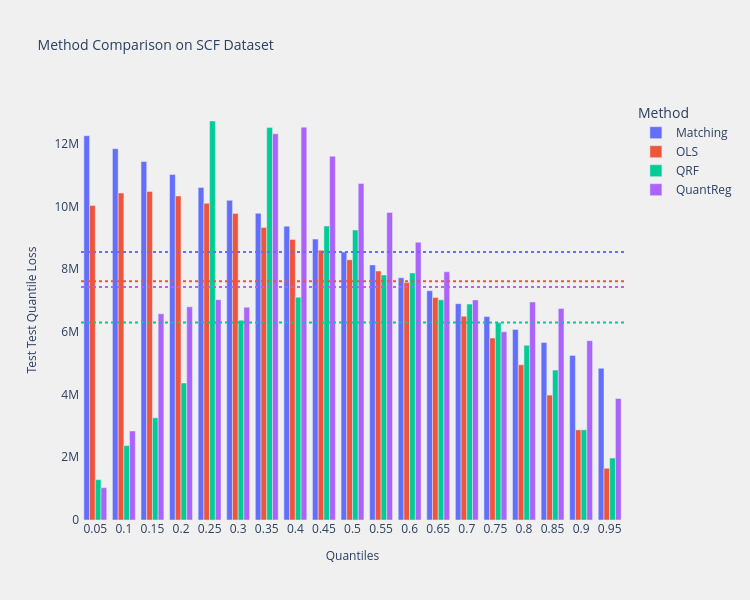

Here is the notebook cell this chart was saved with:
### Code cell
# On the SCF Dataset

from typing import List, Type, Optional, Union

import io
import logging
import pandas as pd
from pydantic import validate_call
import requests
import zipfile

from microimpute.comparisons import *
from microimpute.config import RANDOM_STATE, VALIDATE_CONFIG, VALID_YEARS
from microimpute.models import *
from microimpute.utils.data import preprocess_data

import warnings

warnings.filterwarnings("ignore")

logger = logging.getLogger(__name__)

# 1. Prepare data
@validate_call(config=VALIDATE_CONFIG)
def load_scf(
    years: Optional[Union[int, List[int]]] = None,
    columns: Optional[List[str]] = None,
) -> pd.DataFrame:
    """Load Survey of Consumer Finances data for specified years and columns.

    Args:
        years: Year or list of years to load data for.
        columns: List of column names to load.

    Returns:
        DataFrame containing the requested data.

    Raises:
        ValueError: If no Stata files are found in the downloaded zip
            or invalid parameters
        RuntimeError: If there's a network error or a problem processing
            the downloaded data
    """
    def scf_url(year: int) -> str:
        """Return the URL of the SCF summary microdata zip file for a year."""

        if year not in VALID_YEARS:
            logger.error(
                f"Invalid SCF year: {year}. Valid years are {VALID_YEARS}"
            )
            raise

        url = f"https://www.federalreserve.gov/econres/files/scfp{year}s.zip"
        return url

    logger.info(f"Loading SCF data with years={years}")

    try:
        # Identify years for download
        if years is None:
            years = VALID_YEARS
            logger.warning(f"Using default years: {years}")

        if isinstance(years, int):
            years = [years]

        all_data: List[pd.DataFrame] = []

        for year in years:
            logger.info(f"Processing data for year {year}")
            try:
                # Download zip file
                logger.debug(f"Downloading SCF data for year {year}")
                url = scf_url(year)
                try:
                    response = requests.get(url, timeout=60)
                    response.raise_for_status()  # Raise an error for bad responses
                except requests.exceptions.RequestException as e:
                    logger.error(
                        f"Network error downloading SCF data for year {year}: {str(e)}"
                    )
                    raise

                # Process zip file
                z = zipfile.ZipFile(io.BytesIO(response.content))
                # Find the .dta file in the zip
                dta_files: List[str] = [
                    f for f in z.namelist() if f.endswith(".dta")
                ]
                if not dta_files:
                    logger.error(
                        f"No Stata files found in zip for year {year}"
                    )
                    raise

                # Read the Stata file
                try:
                    logger.debug(f"Reading Stata file: {dta_files[0]}")
                    with z.open(dta_files[0]) as f:
                        df = pd.read_stata(
                            io.BytesIO(f.read()), columns=columns
                        )
                        logger.debug(
                            f"Read DataFrame with shape {df.shape}"
                        )
                except Exception as e:
                    logger.error(
                        f"Error reading Stata file for year {year}: {str(e)}"
                    )
                    raise

                # Add year column
                df["year"] = year
                logger.info(
                    f"Successfully processed data for year {year}, shape: {df.shape}"
                )
                all_data.append(df)

            except Exception as e:
                logger.error(f"Error processing year {year}: {str(e)}")
                raise

        # Combine all years
        logger.debug(f"Combining data from {len(all_data)} years")
        if len(all_data) > 1:
            result = pd.concat(all_data)
            logger.info(
                f"Combined data from {len(years)} years, final shape: {result.shape}"
            )
            return result
        else:
            logger.info(
                f"Returning data for single year, shape: {all_data[0].shape}"
            )
            return all_data[0]

    except Exception as e:
        logger.error(f"Error in _load: {str(e)}")
        raise

scf_data = load_scf(2022)
PREDICTORS: List[str] = [
        "hhsex",  # sex of head of household
        "age",  # age of respondent
        "married",  # marital status of respondent
        # "kids",  # number of children in household
        "race",  # race of respondent
        "income",  # total annual income of household
        "wageinc",  # income from wages and salaries
        "bussefarminc",  # income from business, self-employment or farm
        "intdivinc",  # income from interest and dividends
        "ssretinc",  # income from social security and retirement accounts
        "lf",  # labor force status
    ]
IMPUTED_VARIABLES: List[str] = ["networth"]

X_train, X_test = preprocess_data(
    data=scf_data, full_data=False, normalize=False,
)

# Shrink down the data by sampling
X_train = X_train.sample(frac=0.01, random_state=RANDOM_STATE)
X_test = X_test.sample(frac=0.01, random_state=RANDOM_STATE)

Y_test: pd.DataFrame = X_test[IMPUTED_VARIABLES]

# 2. Run imputation methods
model_classes: List[Type[Imputer]] = [QRF, OLS, QuantReg, Matching]
method_imputations = get_imputations(
    model_classes, X_train, X_test, PREDICTORS, IMPUTED_VARIABLES
)

# 3. Compare imputation methods
loss_comparison_df = compare_quantile_loss(
    Y_test, method_imputations, IMPUTED_VARIABLES
)

# 4. Plot results
comparison_viz = method_comparison_results(
    data=loss_comparison_df,
    metric_name="Test Quantile Loss",
    data_format="long",
)
fig = comparison_viz.plot(
    title="Method Comparison on SCF Dataset",
    show_mean=True,
)
fig.show()

### Figure 1 — Plotly figure (JSON) as saved in the notebook; plotly's stock layout.template omitted (floating-point values rounded to 4 significant figures)
{"data": [{"alignmentgroup": "True", "hovertemplate": "Method=Matching<br>Quantiles=%{x}<br>Test Test Quantile Loss=%{y}<extra></extra>", "legendgroup": "Matching", "marker": {"color": "#636EFA", "pattern": {"shape": ""}}, "name": "Matching", "offsetgroup": "Matching", "orientation": "v", "showlegend": true, "textposition": "auto", "type": "bar", "x": ["0.05", "0.1", "0.15", "0.2", "0.25", "0.3", "0.35", "0.4", "0.45", "0.5", "0.55", "0.6", "0.65", "0.7", "0.75", "0.8", "0.85", "0.9", "0.95"], "xaxis": "x", "y": [12260000.0, 11840000.0, 11430000.0, 11020000.0, 10610000.0, 10200000.0, 9784000.0, 9372000.0, 8960000.0, 8548000.0, 8136000.0, 7723000.0, 7311000.0, 6899000.0, 6487000.0, 6075000.0, 5663000.0, 5250000.0, 4838000.0], "yaxis": "y"}, {"alignmentgroup": "True", "hovertemplate": "Method=OLS<br>Quantiles=%{x}<br>Test Test Quantile Loss=%{y}<extra></extra>", "legendgroup": "OLS", "marker": {"color": "#EF553B", "pattern": {"shape": ""}}, "name": "OLS", "offsetgroup": "OLS", "orientation": "v", "showlegend": true, "textposition": "auto", "type": "bar", "x": ["0.05", "0.1", "0.15", "0.2", "0.25", "0.3", "0.35", "0.4", "0.45", "0.5", "0.55", "0.6", "0.65", "0.7", "0.75", "0.8", "0.85", "0.9", "0.95"], "xaxis": "x", "y": [10030000.0, 10430000.0, 10480000.0, 10330000.0, 10100000.0, 9779000.0, 9333000.0, 8946000.0, 8607000.0, 8300000.0, 7940000.0, 7572000.0, 7094000.0, 6498000.0, 5804000.0, 4949000.0, 3984000.0, 2875000.0, 1650000.0], "yaxis": "y"}, {"alignmentgroup": "True", "hovertemplate": "Method=QRF<br>Quantiles=%{x}<br>Test Test Quantile Loss=%{y}<extra></extra>", "legendgroup": "QRF", "marker": {"color": "#00CC96", "pattern": {"shape": ""}}, "name": "QRF", "offsetgroup": "QRF", "orientation": "v", "showlegend": true, "textposition": "auto", "type": "bar", "x": ["0.05", "0.1", "0.15", "0.2", "0.25", "0.3", "0.35", "0.4", "0.45", "0.5", "0.55", "0.6", "0.65", "0.7", "0.75", "0.8", "0.85", "0.9", "0.95"], "xaxis": "x", "y": [1287000.0, 2375000.0, 3260000.0, 4370000.0, 12730000.0, 6369000.0, 12520000.0, 7106000.0, 9378000.0, 9249000.0, 7817000.0, 7879000.0, 7022000.0, 6888000.0, 6295000.0, 5572000.0, 4781000.0, 2877000.0, 1977000.0], "yaxis": "y"}, {"alignmentgroup": "True", "hovertemplate": "Method=QuantReg<br>Quantiles=%{x}<br>Test Test Quantile Loss=%{y}<extra></extra>", "legendgroup": "QuantReg", "marker": {"color": "#AB63FA", "pattern": {"shape": ""}}, "name": "QuantReg", "offsetgroup": "QuantReg", "orientation": "v", "showlegend": true, "textposition": "auto", "type": "bar", "x": ["0.05", "0.1", "0.15", "0.2", "0.25", "0.3", "0.35", "0.4", "0.45", "0.5", "0.55", "0.6", "0.65", "0.7", "0.75", "0.8", "0.85", "0.9", "0.95"], "xaxis": "x", "y": [1030000.0, 2839000.0, 6576000.0, 6800000.0, 7026000.0, 6785000.0, 12320000.0, 12530000.0, 11600000.0, 10730000.0, 9812000.0, 8859000.0, 7916000.0, 7018000.0, 6003000.0, 6955000.0, 6743000.0, 5720000.0, 3875000.0], "yaxis": "y"}], "layout": {"barmode": "group", "height": 600, "legend": {"title": {"text": "Method"}, "tracegroupgap": 0}, "paper_bgcolor": "#F0F0F0", "plot_bgcolor": "#F0F0F0", "shapes": [{"line": {"color": "#636EFA", "dash": "dot", "width": 2}, "name": "Matching Mean", "type": "line", "x0": -0.5, "x1": 18.5, "y0": 8548000.0, "y1": 8548000.0}, {"line": {"color": "#EF553B", "dash": "dot", "width": 2}, "name": "OLS Mean", "type": "line", "x0": -0.5, "x1": 18.5, "y0": 7616000.0, "y1": 7616000.0}, {"line": {"color": "#00CC96", "dash": "dot", "width": 2}, "name": "QRF Mean", "type": "line", "x0": -0.5, "x1": 18.5, "y0": 6302000.0, "y1": 6302000.0}, {"line": {"color": "#AB63FA", "dash": "dot", "width": 2}, "name": "QuantReg Mean", "type": "line", "x0": -0.5, "x1": 18.5, "y0": 7428000.0, "y1": 7428000.0}], "title": {"font": {"size": 14}, "text": "Method Comparison on SCF Dataset"}, "width": 750, "xaxis": {"anchor": "y", "domain": [0, 1], "showgrid": false, "title": {"font": {"size": 12}, "text": "Quantiles"}, "zeroline": false}, "yaxis": {"anchor": "x", "domain": [0, 1], "showgrid": false, "title": {"font": {"size": 12}, "text": "Test Test Quantile Loss"}, "zeroline": false}}}
